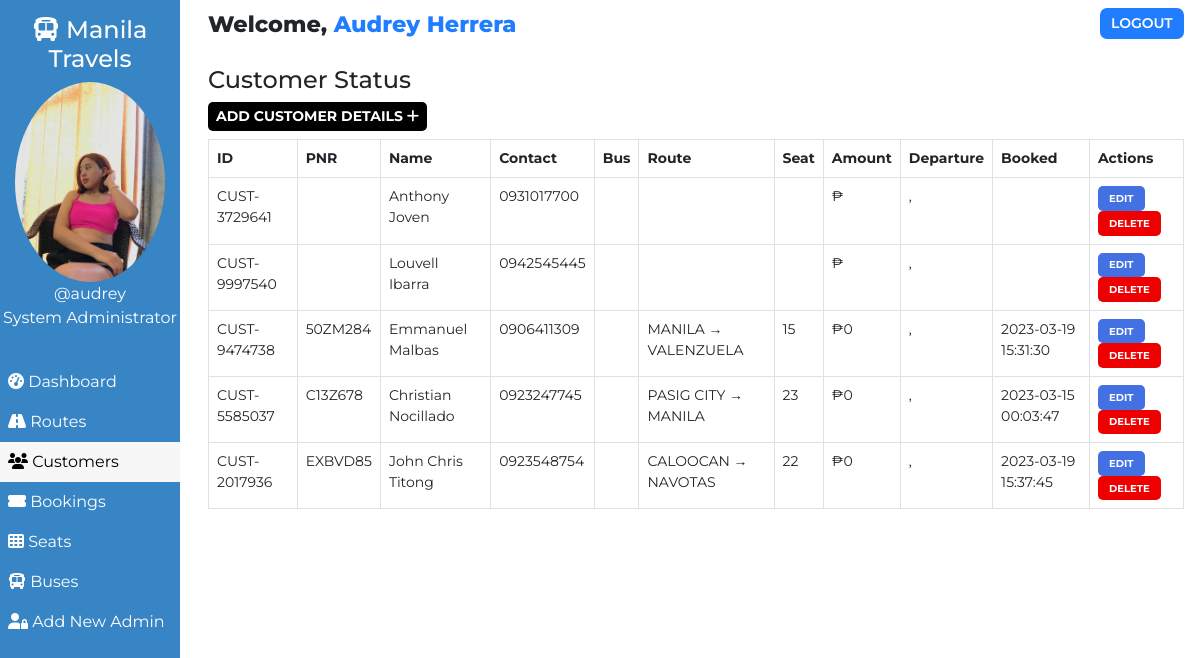
The page /admin/customer.php (signed in) on the database its author committed.
### tables this page shows
CREATE TABLE `users` (
  `user_id` int(11) NOT NULL,
  `user_fullname` varchar(100) NOT NULL,
  `user_name` varchar(30) NOT NULL,
  `user_password` varchar(255) NOT NULL,
  `user_created` datetime NOT NULL DEFAULT current_timestamp()
);

CREATE TABLE `customers` (
  `id` int(100) NOT NULL,
  `customer_id` varchar(255) NOT NULL,
  `customer_name` varchar(30) NOT NULL,
  `customer_phone` varchar(10) NOT NULL,
  `customer_created` datetime NOT NULL DEFAULT current_timestamp()
);

CREATE TABLE `bookings` (
  `id` int(100) NOT NULL,
  `booking_id` varchar(255) NOT NULL,
  `customer_id` varchar(255) NOT NULL,
  `route_id` varchar(255) NOT NULL,
  `customer_route` varchar(200) NOT NULL,
  `booked_amount` int(100) NOT NULL,
  `booked_seat` varchar(100) NOT NULL,
  `booking_created` datetime NOT NULL DEFAULT current_timestamp()
);

### assets/partials/_functions.php (called while the page is built, shortened)
<?php
    function get_from_table($conn, $table, $primaryKey, $pKeyValue, $toget)
    {
        $sql = "SELECT * FROM $table WHERE $primaryKey='$pKeyValue'";
        $result = mysqli_query($conn, $sql);
        $row = mysqli_fetch_assoc($result);
        return false;
    }
?>

### admin/customer.php (the view, shortened to what this page needs)
<!DOCTYPE html>
<html lang="en">
<head>
    <link href="https://cdn.jsdelivr.net/npm/bootstrap@5.0.1/dist/css/bootstrap.min.css" rel="stylesheet">
    <?php
        $page="customer";
    ?>
</head>
<body>
    <?php require '../assets/partials/_admin-header.php';?>
        <?php
            $resultSql = "SELECT COALESCE(bookings.customer_id, customers.customer_id) AS realCustomerId, customers.id AS realId, customers.*, bookings.*, routes.*
            FROM `customers`
            LEFT JOIN `bookings` ON bookings.customer_id = customers.customer_id
            LEFT JOIN `routes` ON bookings.route_id = routes.route_id
            ORDER BY customers.customer_created DESC";
            $resultSqlResult = mysqli_query($conn, $resultSql);
            if(!mysqli_num_rows($resultSqlResult)){ ?>
                <div class="container mt-4">
                    <div id="noCustomers" class="alert alert-dark " role="alert">
                        <h1 class="alert-heading">No Customers Found!!</h1>
                        <p class="fw-light">Be the first person to add one!</p>
                        <hr>
                        <div id="addCustomerAlert" class="alert alert-success" role="alert">
                                Click on <button id="add-button" class="button btn-sm"type="button"data-bs-toggle="modal" data-bs-target="#addModal">ADD <i class="fas fa-plus"></i></button> to add a customer!
                        </div>
                    </div>
                </div>
            <?php }
            else { ?>
            <section id="customer">
                <div id="head">
                    <h4>Customer Status</h4>
                </div>
                <div id="customer-results">
                    <div>
                        <button id="add-button" class="button btn-sm"type="button"data-bs-toggle="modal" data-bs-target="#addModal">Add Customer Details <i class="fas fa-plus"></i></button>
                    </div>
                    <table class="table table-hover table-bordered">
                        <thead>
                            <th>ID</th>
                            <th>PNR</th>
                            <th>Name</th>
                            <th>Contact</th>
                            <th>Bus</th>
                            <th>Route</th>
                            <th>Seat</th>
                            <th>Amount</th>
                            <th>Departure</th>
                            <th>Booked</th>
                            <th>Actions</th>
                        </thead>
                        <?php
                            while($row = mysqli_fetch_assoc($resultSqlResult))
                            {
                                $id = $row["realId"];
                                $customer_id = $row["realCustomerId"];
                                $customer_name = $row["customer_name"];
                                $customer_phone = $row["customer_phone"];
                                $route_id = $row["route_id"];
                                $pnr = $row["booking_id"];
                                $route = $row["customer_route"];
                                $booked_seat = $row["booked_seat"];
                                $booked_amount = $row["booked_amount"];
                                $dep_date = get_from_table($conn, "routes", "route_id", $route_id, "route_dep_date");
                                $dep_time = get_from_table($conn, "routes", "route_id", $route_id, "route_dep_time");
                                $booked_timing = $row["booking_created"];
                        ?>
                        <tr>
                            <td>
                                <?php
                                    echo $customer_id;
                                ?>
                            </td>
                            <td>
                                <?php
                                    echo $pnr;
                                ?>
                            </td>
                            <td>
                                <?php
                                    echo $customer_name;
                                ?>
                            </td>
                            <td>
                                <?php
                                    echo $customer_phone;
                                ?>
                            </td>
                            <td>
                            </td>
                            <td>
                                <?php
                                    echo $route;
                                ?>
                            </td>
                            <td>
                                <?php
                                    echo $booked_seat;
                                ?>
                            </td>
                            <td>
                                <?php
                                    echo '₱'.$booked_amount;
                                ?>
                            </td>
                            <td>
                                <?php
                                    echo $dep_date . " , ". $dep_time;
                                ?>
                            </td>
                            <td>
                                <?php
                                    echo $booked_timing;
                                ?>
                            </td>
                            <td>
                            <button class="button edit-button " data-link="<?php echo $_SERVER['REQUEST_URI']; ?>" data-customer_id="<?php
                                                echo $customer_id;?>" data-name="<?php
                                                echo $customer_name;?>" data-phone="<?php
                                                echo $customer_phone;?>"
                                                >Edit</button>
                                            <button class="button delete-button" data-bs-toggle="modal" data-bs-target="#deleteModal" data-id="<?php
                                                echo $id;?>">Delete</button>
                            </td>
                        </tr>
                    <?php
                        }
                    ?>
                    </table>
                </div>
            </section>
            <?php } ?>
        </div>
    </main>
</body>
</html>

### assets/partials/_admin-header.php
<?php
    require '_functions.php';
    $conn = db_connect();
    $user_id = $_SESSION['user_id'];
    $sql = "SELECT * FROM users WHERE user_id = $user_id";
    $result = mysqli_query($conn, $sql);
    if($row = mysqli_fetch_assoc($result))
    {
        $user_fullname = $row["user_fullname"];
        $user_name = $row["user_name"];
    }
?>
    <main id="container">
        <div id="sidebar">
            <h4><i class="fas fa-bus"></i> Manila Travels</h4>
            <div>
                <img class="adminDp" src="../assets/img/userav-min.png" height="200px" alt="Admin Profile Pic">
                <p>
                    <?php  echo '@'.$user_name;  ?>
                </p>
                <p>System Administrator</p>
            </div>
            <ul id="options">
                <li class="option <?php if($page=='dashboard'){ echo 'active';}?>">
                    <a href="./dashboard.php">
                    <i class="fas fa-tachometer-alt"></i> Dashboard
                    </a>
                </li>
                <li class="option <?php if($page=='route'){ echo 'active';}?>">
                    <a href="./route.php">
                        <i class="fas fa-road"></i> Routes
                    </a>
                </li>
                <li class="option <?php if($page=='customer'){ echo 'active';}?>">
                    <a href="./customer.php">
                    <i class="fas fa-users"></i> Customers
                    </a>
                </li>
                <li class="option <?php if($page=='booking'){ echo 'active';}?>">
                    <a href="./booking.php">
                    <i class="fas fa-ticket-alt"></i> Bookings
                    </a>
                </li>
                <li class="option <?php if($page=='seat'){ echo 'active';}?>">
                    <a href="./seat.php">
                    <i class="fas fa-th"></i> Seats
                    </a>
                </li>
                 <li class="option <?php if($page=='bus'){ echo 'active';}?>">
                     <a href="./bus.php">
                     <i class="fas fa-bus"></i> Buses
                     </a>
                 </li>
                <li class="option <?php if($page=='signup'){ echo 'active';}?>">
                    <a href="./signup.php">
                    <i class="fas fa-user-lock"></i> Add New Admin
                    </a>
                </li>
            </ul>
        </div>
        <div id="main-content">
            <section id="welcome">
                <ul>
                    <li class="welcome-item">Welcome,
                        <span id="USER">
                            <?php
                                echo $user_fullname;
                            ?>
                        </span>
                    </li>
                    <li class="welcome-item">
                        <button id="logout" class="btn-sm">
                            <a href="../assets/partials/_logout.php">LOGOUT</a>
                        </button>
                    </li>
                </ul>
            </section>

### assets/styles/admin.php (style rules this page uses)
body { margin: 0; box-sizing: border-box; font-family: 'Montserrat', sans-serif; background-color: white; }
html { scroll-behavior: smooth; }
*, *::after, *::before { box-sizing: inherit; }
#USER { color: #207DFF; }
.adminDp { border-radius: 50%; }
#welcome { background-color: white; }
#welcome ul { display: flex; justify-content: space-between; list-style-type: none; padding: 0; margin: 0; }
#welcome li { margin: 0 1rem; padding: 0.5rem 0; }
#welcome li:first-child { font-weight: 800; font-size: 1.4rem; }
#logout { padding: 0.3rem 0.7rem; background-color: #207DFF; font-weight: 600; outline: none; border: none; border-radius: 7px; }
#logout a { color: white; text-decoration: none; }
@media only screen and (min-width:1000px) { #sidebar { text-align: center; background-color: #3885c5; color: white; width: 15%; position: fixed; top: 0%; padding-top: 1rem; z-index: 2; height: 100vh; } }
@media only screen and (min-width:1000px) { #sidebar p { margin: 0; } }
@media only screen and (min-width:1000px) { #sidebar ul { margin-top: 2rem; } }
@media only screen and (min-width:1000px) { #options { list-style-type: none; text-align: left; padding-left: 0; } }
@media only screen and (min-width:1000px) { .option a { display: block; padding: 0.5rem; text-decoration: none; color: inherit; } }
@media only screen and (min-width:1000px) { .active { background-color:#f7f7f7; color:black; } }
@media only screen and (min-width:1000px) { #main-content { margin-left: 16%; } }

### assets/styles/admin-options.php (style rules this page uses)
* { font-family: Montserrat; }
#booking #head, #customer #head, #route #head, #seat #head, #bus #head { padding-top: 1rem; }
#booking, #customer, #route, #bus, #seat { padding: 0 1rem; }
#booking-results > div, #customer-results > div, #route-results > div, #bus-results > div { margin-bottom: 0.5rem; }
#booking-results button, #customer-results button, #route button, #bus-results button { border-radius: 5px; }
.button { border: none; font-weight: bold; text-transform: uppercase; }
#add-button { background-color: black; color: white; }
table { font-size: 14px; }
#bus .edit-button, #bus .delete-button, #route .edit-button, #route .delete-button, #customer .edit-button, #customer .delete-button { padding: 0.3rem 0.7rem; }
table th,td { padding-left: 0.3rem; }
table button { color: white; }
.edit-button { background-color: #4370E2; }
.delete-button { background-color: #EF0000; }
.edit-button, .delete-button { font-size: 10px }

### rows shown on the page
users: user_name "audrey", user_fullname "Audrey Herrera"
customers: customer_id "CUST-3729641", customer_name "Anthony Joven", customer_phone "0931017700"
customers: customer_id "CUST-9997540", customer_name "Louvell Ibarra", customer_phone "0942545445"
bookings: customer_id "CUST-9474738", booking "50ZM284", customers.customer_name "Emmanuel Malbas", customers.customer_phone "0906411309", customer_route "MANILA → VALENZUELA", booked_seat "15", booked_amount "0", booking_created "2023-03-19 15:31:30"
bookings: customer_id "CUST-5585037", booking "C13Z678", customers.customer_name "Christian Nocillado", customers.customer_phone "0923247745", customer_route "PASIG CITY → MANILA", booked_seat "23", booked_amount "0", booking_created "2023-03-15 00:03:47"
bookings: customer_id "CUST-2017936", booking "EXBVD85", customers.customer_name "John Chris Titong", customers.customer_phone "0923548754", customer_route "CALOOCAN → NAVOTAS", booked_seat "22", booked_amount "0", booking_created "2023-03-19 15:37:45"
